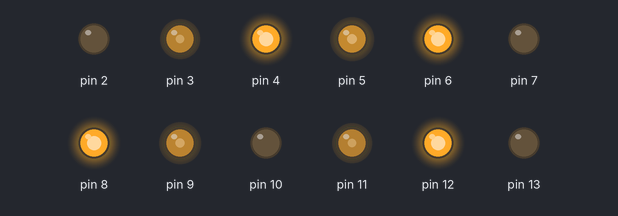
Recording of a sketch running on a simulated Arduino Uno, built with avr-gcc and run on an emulated ATmega328P. Parts: output pins drawn as LEDs (lit = HIGH).

Above: at 0.5 s.
At 2.0 s:
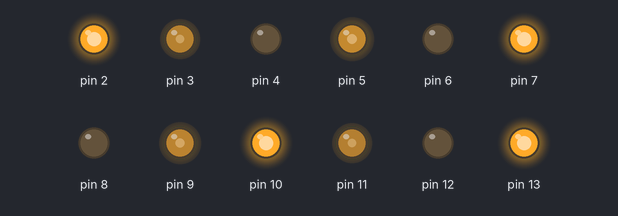
At 3.5 s:
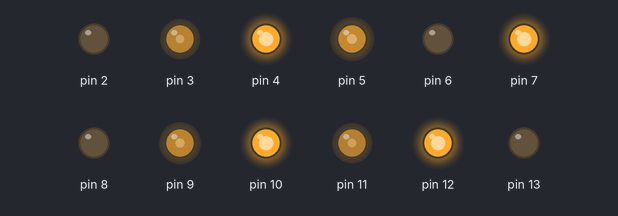
At 5.0 s:
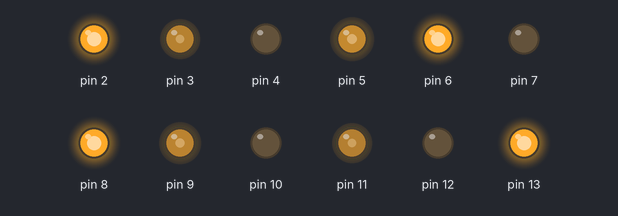
At 6.5 s:
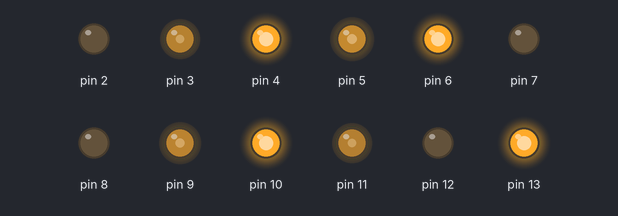
At 9.5 s:
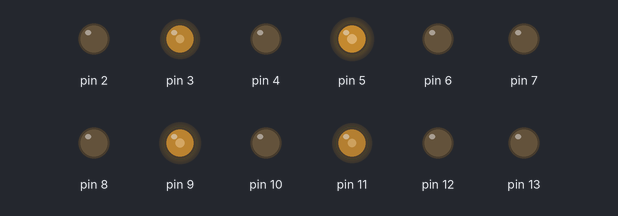
Timing chart, 0 to 13.7 s (numbered marks = the images above):
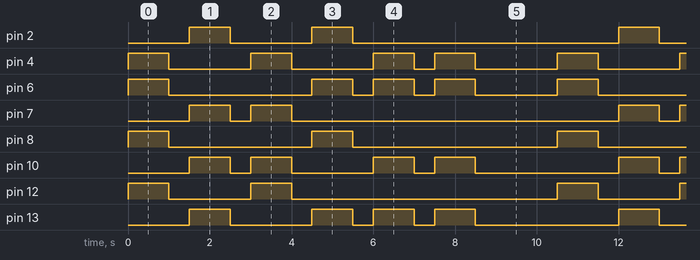

Measured:
- by itself, pin 2, pin 12: repeats every 10.5 s: LOW 2.0 s, HIGH 1.0 s, LOW 6.5 s, HIGH 1.0 s
- by itself, pin 4: repeats every 10.5 s: 2 × (LOW 2.0 s, HIGH 1.0 s), LOW 0.50 s, HIGH 1.0 s, LOW 2.0 s, HIGH 1.0 s
- by itself, pin 6: repeats every 10.5 s: LOW 3.5 s, 2 × (HIGH 1.0 s, LOW 0.50 s), HIGH 1.0 s, LOW 2.0 s, HIGH 1.0 s
- by itself, pin 7: repeats every 10.5 s: LOW 0.50 s, HIGH 1.0 s, LOW 8.0 s, HIGH 1.0 s
- by itself, pin 8: repeats every 10.5 s: LOW 3.5 s, HIGH 1.0 s, LOW 5.0 s, HIGH 1.0 s
- by itself, pin 10: repeats every 10.5 s: LOW 0.50 s, HIGH 1.0 s, LOW 2.0 s, HIGH 1.0 s, LOW 0.50 s, HIGH 1.0 s, LOW 3.5 s, HIGH 1.0 s
- by itself, pin 13: repeats every 10.5 s: LOW 2.0 s, 2 × (HIGH 1.0 s, LOW 0.50 s), HIGH 1.0 s, LOW 3.5 s, HIGH 1.0 s

The sketch:

BasicUsage.ino
```cpp
#include <MecanumWheels.h>

// MecanumWheels(FL_IN1, FL_IN2, FL_ENA,
//               FR_IN1, FR_IN2, FR_ENA,
//               BL_IN1, BL_IN2, BL_ENA,
//               BR_IN1, BR_IN2, BR_ENA)

MecanumWheels robot(
    7,  6,  5,   // Front Left:  IN1, IN2, ENA
    12, 13, 11,  // Front Right: IN1, IN2, ENA
    4,  2,  3,   // Back Left:   IN1, IN2, ENA
    10, 8,  9    // Back Right:  IN1, IN2, ENA
);

void setup() {
    Serial.begin(9600);
    // begin(FL_duty, FR_duty, BL_duty, BR_duty)
    robot.begin(125, 91, 95, 105);
}

void loop() {
    robot.forward();   delay(1000);
    robot.stop();      delay(500);
    robot.backward();  delay(1000);
    robot.stop();      delay(500);
    robot.shiftLeft(); delay(1000);
    robot.stop();      delay(500);
    robot.shiftRight();delay(1000);
    robot.stop();      delay(500);
    robot.turnLeft();  delay(1000);
    robot.stop();      delay(500);
    robot.turnRight(); delay(1000);
    robot.stop();      delay(2000);
}
```
